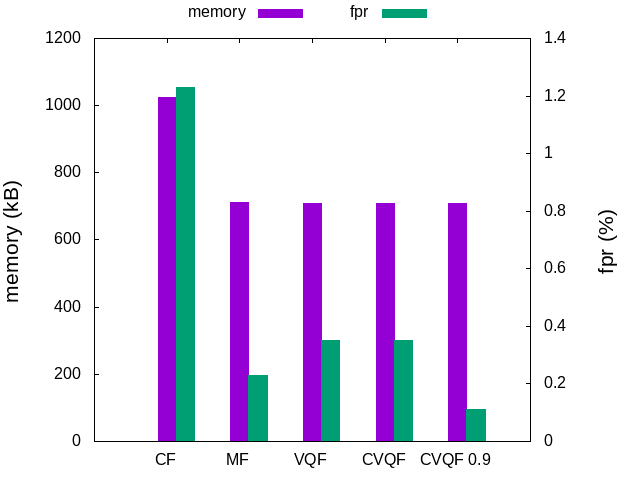

Recreate this plot in gnuplot.
set term eps
set output "memfpr2120.eps"
set key out top center horizontal font ",16"
set style data histograms
set style histogram cluster
set style fill solid
set yrange [0:]
set ytics nomirror
set y2range [0:]
set y2tics
set ylabel "memory (kB)" font ",16"
set y2label "fpr (%)" font ",16"
set xtic font ",16"
plot "memfpr2120" using 2 ti "memory" axis x1y1, \
	"memfpr2120" using 3:xticlabels(1) ti "fpr" axis x1y2
